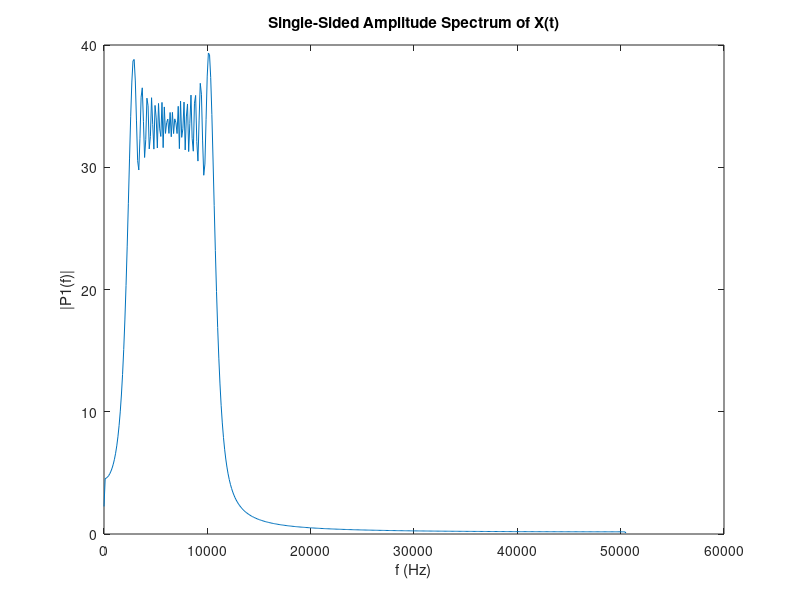

This chart was generated by the following MATLAB code:
source_mag = 300;     % [Pa]

f = 2e3:5:6.5e3;
Ts = 8.9e-3;
t_array = linspace(0,Ts,length(f));
STSS = source_mag*sin(2*pi*f.*t_array);
fc = round(1/t_array(2));

filename = 'STSS.wav';

samples = 1;
STSStotal = [];

for i = 1:samples
    STSStotal = [STSStotal STSS]; 
end


STSStotal = resample(STSStotal, 48e3, fc);
STSStotal = STSStotal ./ max(abs(STSStotal));

audiowrite(filename,STSStotal,48e3);

test = audioread('STSS.wav')
%Fs = 48e3;
Fs = fc
test = STSS
L = length(test);
Y = fft(test);
P2 = abs(Y/L);
P1 = P2(1:L/2+1);
P1(2:end-1) = 2*P1(2:end-1);
f = Fs*(0:(L/2))/L;
plot(f,P1) 
title('Single-Sided Amplitude Spectrum of X(t)')
xlabel('f (Hz)')
ylabel('|P1(f)|')
%soundsc(STSStotal,fc)